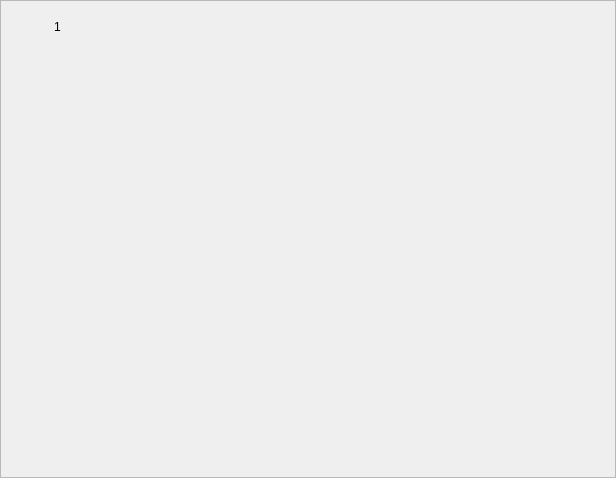
<?xml version="1.0" encoding="UTF-8"?>
<ui version="4.0">
 <class>AngKDialog</class>
 <widget class="QDialog" name="AngKDialog">
  <property name="geometry">
   <rect>
    <x>0</x>
    <y>0</y>
    <width>616</width>
    <height>478</height>
   </rect>
  </property>
  <property name="windowTitle">
   <string>AngKDialog</string>
  </property>
  <property name="styleSheet">
   <string notr="true"/>
  </property>
  <layout class="QHBoxLayout" name="horizontalLayout_3">
   <property name="spacing">
    <number>0</number>
   </property>
   <property name="leftMargin">
    <number>0</number>
   </property>
   <property name="topMargin">
    <number>0</number>
   </property>
   <property name="rightMargin">
    <number>0</number>
   </property>
   <property name="bottomMargin">
    <number>0</number>
   </property>
   <item>
    <widget class="QFrame" name="bgFrame">
     <property name="sizePolicy">
      <sizepolicy hsizetype="Preferred" vsizetype="Expanding">
       <horstretch>0</horstretch>
       <verstretch>0</verstretch>
      </sizepolicy>
     </property>
     <property name="minimumSize">
      <size>
       <width>0</width>
       <height>0</height>
      </size>
     </property>
     <property name="autoFillBackground">
      <bool>false</bool>
     </property>
     <property name="styleSheet">
      <string notr="true"/>
     </property>
     <property name="frameShape">
      <enum>QFrame::StyledPanel</enum>
     </property>
     <layout class="QVBoxLayout" name="verticalLayout_5">
      <property name="spacing">
       <number>0</number>
      </property>
      <property name="leftMargin">
       <number>0</number>
      </property>
      <property name="topMargin">
       <number>0</number>
      </property>
      <property name="rightMargin">
       <number>0</number>
      </property>
      <property name="bottomMargin">
       <number>3</number>
      </property>
      <item>
       <widget class="QWidget" name="titleWidget" native="true">
        <property name="minimumSize">
         <size>
          <width>0</width>
          <height>40</height>
         </size>
        </property>
        <property name="maximumSize">
         <size>
          <width>16777215</width>
          <height>40</height>
         </size>
        </property>
        <layout class="QHBoxLayout" name="horizontalLayout_2">
         <property name="leftMargin">
          <number>15</number>
         </property>
         <property name="topMargin">
          <number>0</number>
         </property>
         <property name="rightMargin">
          <number>15</number>
         </property>
         <property name="bottomMargin">
          <number>0</number>
         </property>
         <item>
          <widget class="QWidget" name="conTitle" native="true">
           <layout class="QHBoxLayout" name="horizontalLayout">
            <item>
             <widget class="QLabel" name="titleSymbol">
              <property name="minimumSize">
               <size>
                <width>21</width>
                <height>21</height>
               </size>
              </property>
              <property name="maximumSize">
               <size>
                <width>21</width>
                <height>21</height>
               </size>
              </property>
              <property name="text">
               <string/>
              </property>
             </widget>
            </item>
            <item>
             <widget class="QLabel" name="Title">
              <property name="minimumSize">
               <size>
                <width>170</width>
                <height>30</height>
               </size>
              </property>
              <property name="maximumSize">
               <size>
                <width>16777215</width>
                <height>30</height>
               </size>
              </property>
              <property name="text">
               <string>1</string>
              </property>
             </widget>
            </item>
           </layout>
          </widget>
         </item>
         <item>
          <spacer name="horizontalSpacer">
           <property name="orientation">
            <enum>Qt::Horizontal</enum>
           </property>
           <property name="sizeHint" stdset="0">
            <size>
             <width>338</width>
             <height>20</height>
            </size>
           </property>
          </spacer>
         </item>
         <item>
          <widget class="QPushButton" name="closeButton">
           <property name="minimumSize">
            <size>
             <width>20</width>
             <height>20</height>
            </size>
           </property>
           <property name="maximumSize">
            <size>
             <width>20</width>
             <height>20</height>
            </size>
           </property>
           <property name="focusPolicy">
            <enum>Qt::NoFocus</enum>
           </property>
           <property name="text">
            <string/>
           </property>
           <property name="flat">
            <bool>true</bool>
           </property>
          </widget>
         </item>
        </layout>
       </widget>
      </item>
      <item>
       <widget class="QWidget" name="InfoWidget" native="true">
        <layout class="QVBoxLayout" name="verticalLayout_2">
         <property name="spacing">
          <number>0</number>
         </property>
         <property name="leftMargin">
          <number>16</number>
         </property>
         <property name="topMargin">
          <number>0</number>
         </property>
         <property name="rightMargin">
          <number>14</number>
         </property>
         <property name="bottomMargin">
          <number>15</number>
         </property>
         <item>
          <widget class="QWidget" name="InfoInsideWidget" native="true">
           <layout class="QVBoxLayout" name="verticalLayout_7">
            <property name="spacing">
             <number>0</number>
            </property>
            <property name="leftMargin">
             <number>0</number>
            </property>
            <property name="topMargin">
             <number>0</number>
            </property>
            <property name="rightMargin">
             <number>0</number>
            </property>
            <property name="bottomMargin">
             <number>0</number>
            </property>
            <item>
             <widget class="QWidget" name="centralWidget" native="true"/>
            </item>
           </layout>
          </widget>
         </item>
        </layout>
       </widget>
      </item>
     </layout>
    </widget>
   </item>
  </layout>
 </widget>
 <layoutdefault spacing="6" margin="11"/>
 <tabstops>
  <tabstop>closeButton</tabstop>
 </tabstops>
 <resources/>
 <connections/>
</ui>
